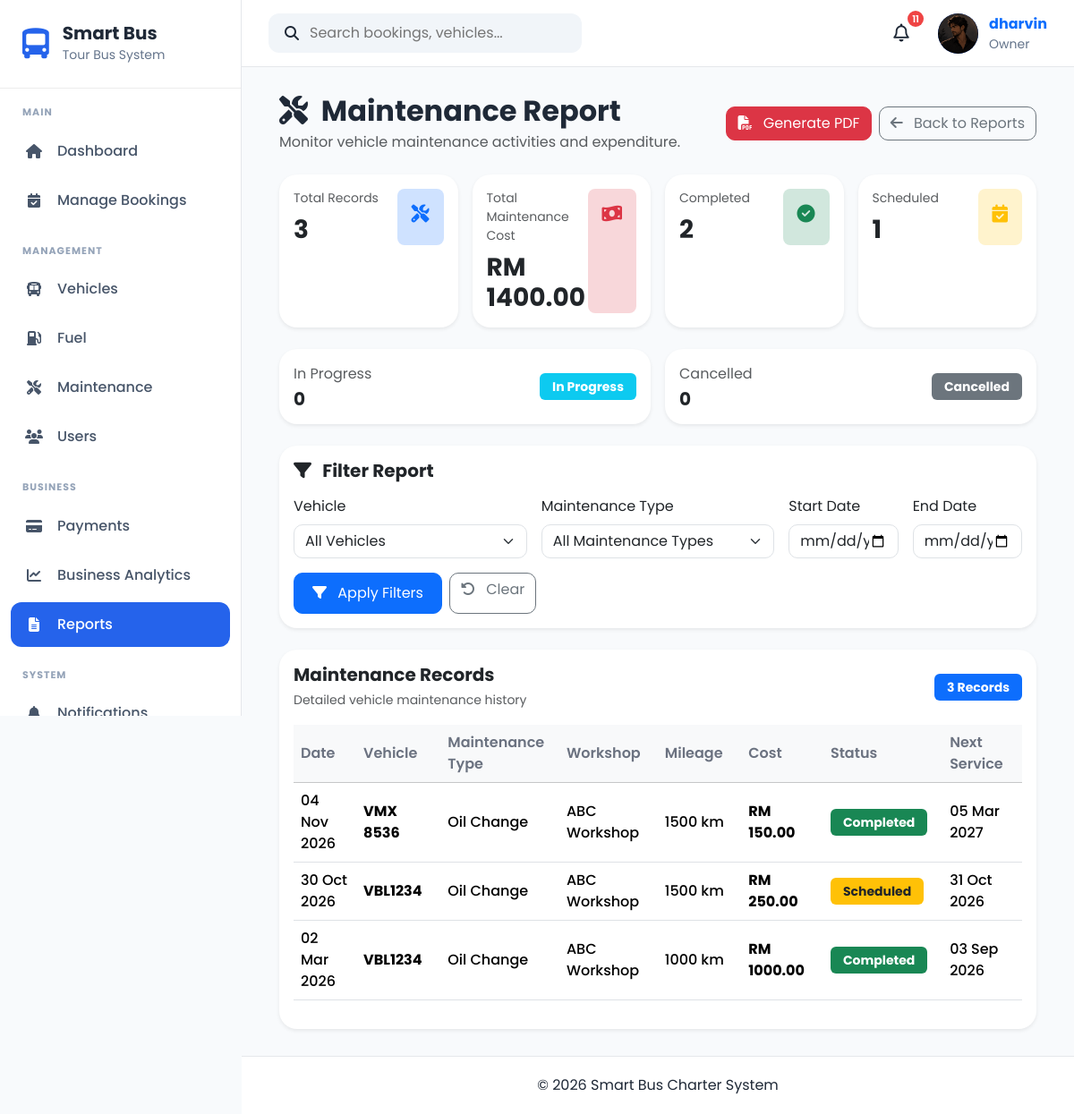
The page /reports/maintenance/ (signed in) on the database as committed earlier.
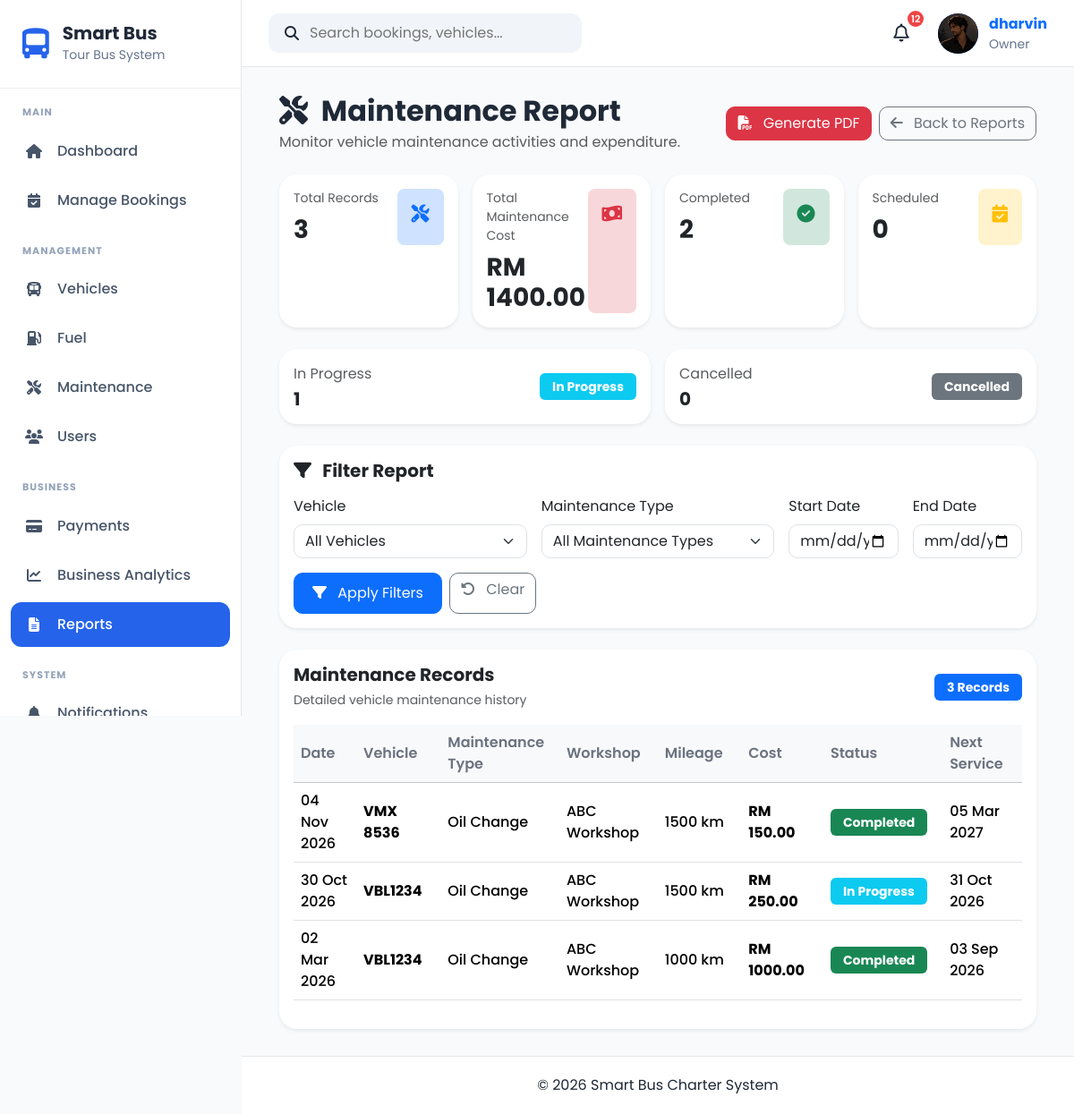
The same page on the database as committed later.
### apps/maintenance/models.py (models this page shows, shortened)
class Maintenance(models.Model):
    MAINTENANCE_TYPE_CHOICES = [
        ("Oil Change", "Oil Change"),
        ("Engine Service", "Engine Service"),
        ("Brake Service", "Brake Service"),
        ("Tyre Replacement", "Tyre Replacement"),
        ("Air Conditioning", "Air Conditioning"),
        ("Battery Replacement", "Battery Replacement"),
        ("General Inspection", "General Inspection"),
        ("Other", "Other"),
    ]
    STATUS_CHOICES = [
        ("Scheduled", "Scheduled"),
        ("In Progress", "In Progress"),
        ("Completed", "Completed"),
        ("Cancelled", "Cancelled"),
    ]
    MAINTENANCE_LABEL_CHOICES = [
        ("Yes", "Yes"),
        ("No", "No"),
    ]
    vehicle = models.ForeignKey(
        Vehicle,
        on_delete=models.CASCADE,
        related_name="maintenance_records",
    )
    assigned_driver = models.ForeignKey(
        "drivers.Driver",
        on_delete=models.SET_NULL,
        null=True,
        blank=True,
        related_name="maintenance_assignments",
        help_text="Driver assigned to this maintenance task"
    )
    maintenance_type = models.CharField(
        max_length=50,
        choices=MAINTENANCE_TYPE_CHOICES,
    )
    workshop = models.CharField(
        max_length=150,
    )
    service_date = models.DateField()
    start_time = models.TimeField(
        null=True,
        blank=True,
        help_text="Scheduled maintenance start time"
    )
    end_time = models.TimeField(
        null=True,
        blank=True,
        help_text="Scheduled maintenance end time"
    )
    next_service_date = models.DateField(
        blank=True,
        null=True,
    )
    mileage = models.PositiveIntegerField(
        help_text="Vehicle mileage (km)"
    )
    cost = models.DecimalField(
        max_digits=10,
        decimal_places=2,
    )
    status = models.CharField(
        max_length=20,
        choices=STATUS_CHOICES,
        default="Scheduled",
    )
    needs_maintenance = models.CharField(
        max_length=3,
        choices=MAINTENANCE_LABEL_CHOICES,
        default="No",
        help_text="Used for AI model training",
    )
    remarks = models.TextField(
        blank=True,
    )
    created_at = models.DateTimeField(
        default=timezone.now,
    )
    updated_at = models.DateTimeField(
        auto_now=True,
    )
    start_time = models.TimeField(
        null=True,
        blank=True,
        help_text="Scheduled maintenance start time"
    )
    end_time = models.TimeField(
        null=True,
        blank=True,
        help_text="Scheduled maintenance end time"
    )
    class Meta:
        ordering = ["-service_date", "-created_at"]

### apps/vehicles/models.py (models this page shows, shortened)
class Vehicle(models.Model):
    STATUS_CHOICES = [
        ("Available", "Available"),
        ("Booked", "Booked"),
        ("Maintenance", "Maintenance"),
        ("Inactive", "Inactive"),
    ]
    BUS_TYPE_CHOICES = [
        ("Mini Bus", "Mini Bus"),
        ("Standard Bus", "Standard Bus"),
        ("VIP Coach", "VIP Coach"),
    ]
    registration_number = models.CharField(
        max_length=20,
        unique=True
    )
    vehicle_name = models.CharField(
        max_length=100
    )
    bus_type = models.CharField(
        max_length=30,
        choices=BUS_TYPE_CHOICES
    )
    seat_capacity = models.PositiveIntegerField()
    manufacture_year = models.PositiveIntegerField()
    insurance_expiry = models.DateField()
    road_tax_expiry = models.DateField()
    status = models.CharField(
        max_length=20,
        choices=STATUS_CHOICES,
        default="Available"
    )
    image = models.ImageField(
        upload_to="vehicles/",
        blank=True,
        null=True
    )
    created_at = models.DateTimeField(auto_now_add=True)
    updated_at = models.DateTimeField(auto_now=True)

### apps/reports/views.py (the view)
# urls.py: path("maintenance/", views.maintenance_report, name="maintenance_report"),
@login_required
def maintenance_report(request):
    current_role = request.user.profile.role
    if current_role not in [
        UserProfile.OWNER,
        UserProfile.ADMIN,
    ]:
        return render(
            request,
            "403.html",
            status=403
        )
    start_date = request.GET.get("start_date", "").strip()
    end_date = request.GET.get("end_date", "").strip()
    vehicle_id = request.GET.get("vehicle", "").strip()
    maintenance_type = request.GET.get(
        "maintenance_type",
        ""
    ).strip()
    records = Maintenance.objects.select_related(
        "vehicle"
    ).all()
    if start_date:
        records = records.filter(
            service_date__gte=start_date
        )
    if end_date:
        records = records.filter(
            service_date__lte=end_date
        )
    if vehicle_id:
        records = records.filter(
            vehicle_id=vehicle_id
        )
    if maintenance_type:
        records = records.filter(
            maintenance_type=maintenance_type
        )
    total_records = records.count()
    total_cost = (
        records.aggregate(
            total=Sum("cost")
        )["total"]
        or 0
    )
    completed_count = records.filter(
        status="Completed"
    ).count()
    scheduled_count = records.filter(
        status="Scheduled"
    ).count()
    in_progress_count = records.filter(
        status="In Progress"
    ).count()
    cancelled_count = records.filter(
        status="Cancelled"
    ).count()
    vehicles = Vehicle.objects.all().order_by(
        "registration_number"
    )
    maintenance_types = [
        choice[0]
        for choice in Maintenance.MAINTENANCE_TYPE_CHOICES
    ]
    context = {
        "records": records,
        "total_records": total_records,
        "total_cost": total_cost,
        "completed_count": completed_count,
        "scheduled_count": scheduled_count,
        "in_progress_count": in_progress_count,
        "cancelled_count": cancelled_count,
        "vehicles": vehicles,
        "maintenance_types": maintenance_types,
        "start_date": start_date,
        "end_date": end_date,
        "selected_vehicle": vehicle_id,
        "selected_type": maintenance_type,
        "role": current_role,
    }
    return render(
        request,
        "reports/maintenance_report.html",
        context
    )

### apps/accounts/context_processors.py (called while the page is built)
def user_role(request):
    role = None
    if request.user.is_authenticated:
        try:
            role = request.user.profile.role
        except Exception:
            role = None
    return {
        "user_role": role
    }

### apps/notifications/context_processors.py (called while the page is built)
def notification_context(request):
    if not request.user.is_authenticated:
        return {}
    notifications = (
        NotificationRecipient.objects
        .filter(user=request.user)
        .select_related("notification")
        .order_by("-notification__created_at")[:5]
    )
    unread_count = (
        NotificationRecipient.objects
        .filter(
            user=request.user,
            is_read=False
        )
        .count()
    )
    return {
        "navbar_notifications": notifications,
        "unread_notifications": unread_count,
    }

### templates/reports/maintenance_report.html (shortened to what the changed rows need)
{% extends "layouts/base.html" %}
{% block content %}
<div class="container-fluid">
    <div class="d-flex justify-content-between align-items-center mb-4">
        <div>
            <h2 class="fw-bold mb-1">
                <i class="fa-solid fa-screwdriver-wrench me-2"></i>
                Maintenance Report
            </h2>
        </div>
    </div>
    <div class="row g-3 mb-4">
        <div class="col-md-6 col-xl-3">
            <div class="card border-0 shadow-sm h-100">
                <div class="card-body">
                    <div class="d-flex justify-content-between">
                        <div>
                            <div class="text-muted small">
                                Scheduled
                            </div>
                            <h3 class="fw-bold mt-2 mb-0">
                                {{ scheduled_count }}
                            </h3>
                        </div>
                    </div>
                </div>
            </div>
        </div>
    </div>
    <div class="row g-3 mb-4">
        <div class="col-md-6">
            <div class="card border-0 shadow-sm">
                <div class="card-body">
                    <div class="d-flex justify-content-between align-items-center">
                        <div>
                            <span class="text-muted">
                                In Progress
                            </span>
                            <h5 class="fw-bold mb-0 mt-1">
                                {{ in_progress_count }}
                            </h5>
                        </div>
                    </div>
                </div>
            </div>
        </div>
    </div>
    <div class="card border-0 shadow-sm">
        <div class="card-body">
            <div class="table-responsive">
                <table class="table table-hover align-middle">
                    <thead class="table-light">
                        <tr>
                            <th>Date</th>
                            <th>Vehicle</th>
                            <th>Maintenance Type</th>
                            <th>Workshop</th>
                            <th>Mileage</th>
                            <th>Cost</th>
                            <th>Status</th>
                            <th>Next Service</th>
                        </tr>
                    </thead>
                    <tbody>
                        {% for record in records %}
                        <tr>
                            <td>
                                {{ record.service_date|date:"d M Y" }}
                            </td>
                            <td>
                                <strong>
                                    {{ record.vehicle.registration_number }}
                                </strong>
                            </td>
                            <td>
                                {{ record.maintenance_type }}
                            </td>
                            <td>
                                {{ record.workshop }}
                            </td>
                            <td>
                                {{ record.mileage }} km
                            </td>
                            <td>
                                <strong>
                                    RM {{ record.cost|floatformat:2 }}
                                </strong>
                            </td>
                            <td>
                                {% if record.status == "Completed" %}
                                    <span class="badge bg-success">
                                        Completed
                                    </span>
                                {% elif record.status == "Scheduled" %}
                                    <span class="badge bg-warning text-dark">
                                        Scheduled
                                    </span>
                                {% elif record.status == "In Progress" %}
                                    <span class="badge bg-info">
                                        In Progress
                                    </span>
                                {% elif record.status == "Cancelled" %}
                                    <span class="badge bg-secondary">
                                        Cancelled
                                    </span>
                                {% endif %}
                            </td>
                            <td>
                                {% if record.next_service_date %}
                                    {{ record.next_service_date|date:"d M Y" }}
                                {% else %}
                                    <span class="text-muted">
                                        —
                                    </span>
                                {% endif %}
                            </td>
                        </tr>
                        {% endfor %}
                    </tbody>
                </table>
            </div>
        </div>
    </div>
</div>
{% endblock %}

### templates/components/navbar.html (shortened to what this page needs)
{% load static %}
<nav class="navbar-custom">
    <div class="navbar-left">
        <div class="search-box">
            <i class="fa-solid fa-magnifying-glass"></i>
            <input
                type="text"
                placeholder="Search bookings, vehicles..."
            >
        </div>
    </div>
    <div class="navbar-right">
            <div class="notification-icon">
                <button
                    class="notification-btn"
                    id = "notificationBtn">
                    <i class="fa-regular fa-bell"></i>
                    <span
                        class="notification-count"
                        id="notificationCount"
                         {% if unread_notifications == 0 %}style="display:none;"{% endif %}>
                        {{ unread_notifications }}
                    </span>
                </button>
            </div>
        <a href="{% url 'accounts:profile' %}" class="profile-link">
            <div class="profile-menu">
                {% if request.user.profile.profile_picture %}
                    <img
                        src="{{ request.user.profile.profile_picture.url }}"
                        alt="Profile Picture"
                        class="profile-avatar profile-image"
                    >
                {% else %}
                    <div class="profile-avatar">
                        {{ request.user.username|first|upper }}
                    </div>
                {% endif %}
                <div class="profile-info">
                    <strong>{{ request.user.username }}</strong>
                    <small>
                        {{ request.user.profile.role|default:"User" }}
                    </small>
                </div>
            </div>
        </a>
    </div>
</nav>

Rows that differ between the two databases and show on the page:
changed Maintenance "30 Oct 2026": status "Scheduled" → "In Progress"
Other text that changed with them:
{{ unread_notifications }}: "11" → "12"
{{ scheduled_count }}: "1" → "0"
{{ in_progress_count }}: "0" → "1"
